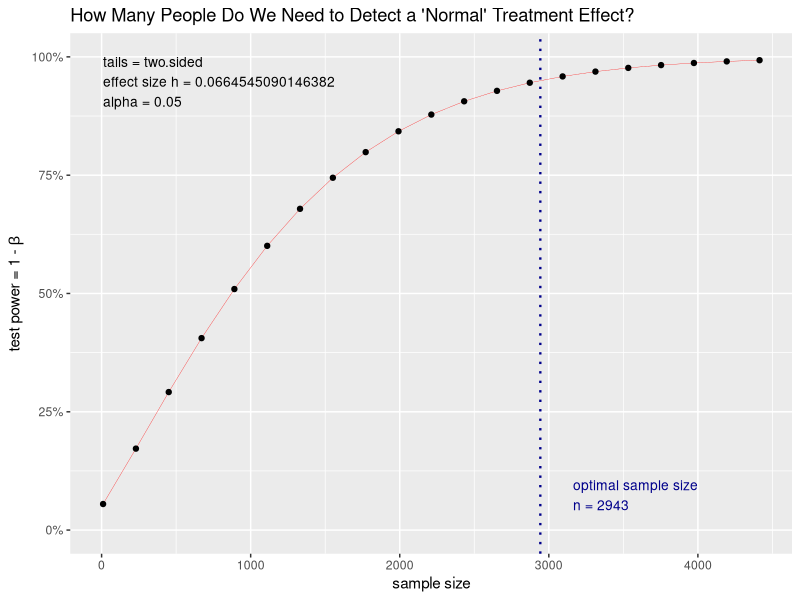
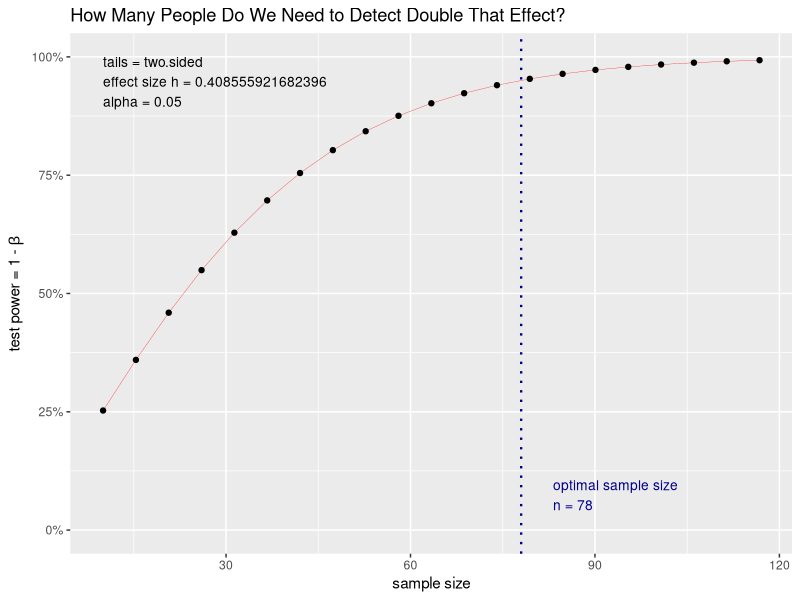

Write the R code that produced these figures, in order.
## ---- chunk 1
knitr::opts_chunk$set(echo = FALSE)

library(tidyverse)
library(pwr)

## ---- chunk 2

## Getting odds ratios based on this formula https://www.ncbi.nlm.nih.gov/books/NBK431098/

obs_odds_ratio <- (30/15)/(15/30) 

obs_d <- log(obs_odds_ratio) / 1.81 # Based on this article https://onlinelibrary.wiley.com/doi/10.1002/1097-0258(20001130)19:22%3C3127::AID-SIM784%3E3.0.CO;2-M

# Figuring out odds ratio equivalent to d = 0.20 (small effect)

small_or <- (0.20 * 1.81)^exp(1)

odds_treat <- (small_or * 0.5)

small_odds_ratio <- (183/267)/(150/300) 

# For a small effect

p.out_small <- pwr.p.test(h = ES.h(p1 = 0.3616, p2 = 0.33),
                    sig.level = 0.05,
                    power = 0.95)
plot(p.out_small) +
  labs(title = "How Many People Do We Need to Detect a 'Normal' Treatment Effect?") 

## ---- chunk 3

# Figuring out odds ratio equivalent to d = 0.40 (double a small effect)

small_or <- (0.40 * 1.81)^exp(1)

odds_treat <- (small_or * 0.5)

# For double a small effect

p.out_double <- pwr.p.test(h = ES.h(p1 = 0.5308, p2 = 0.33),
                    sig.level = 0.05,
                    power = 0.95)
plot(p.out_double) +
  labs(title = "How Many People Do We Need to Detect Double That Effect?")
